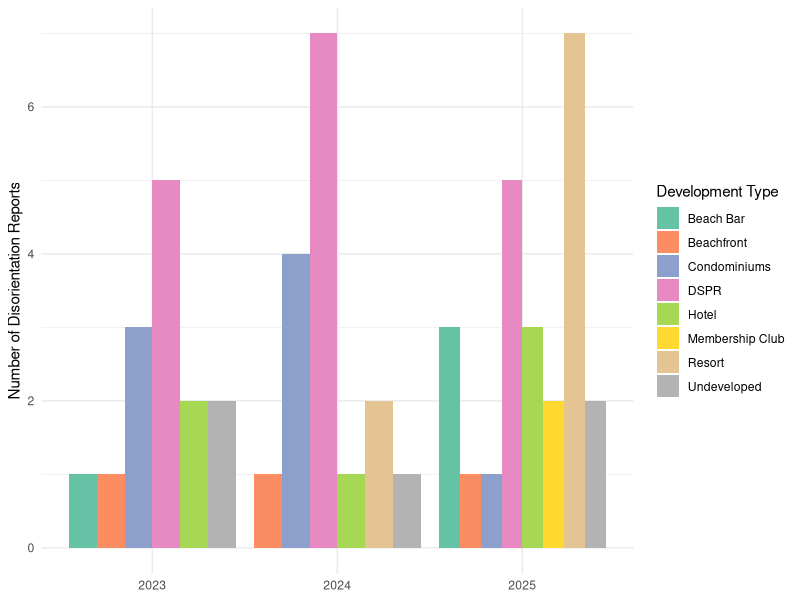
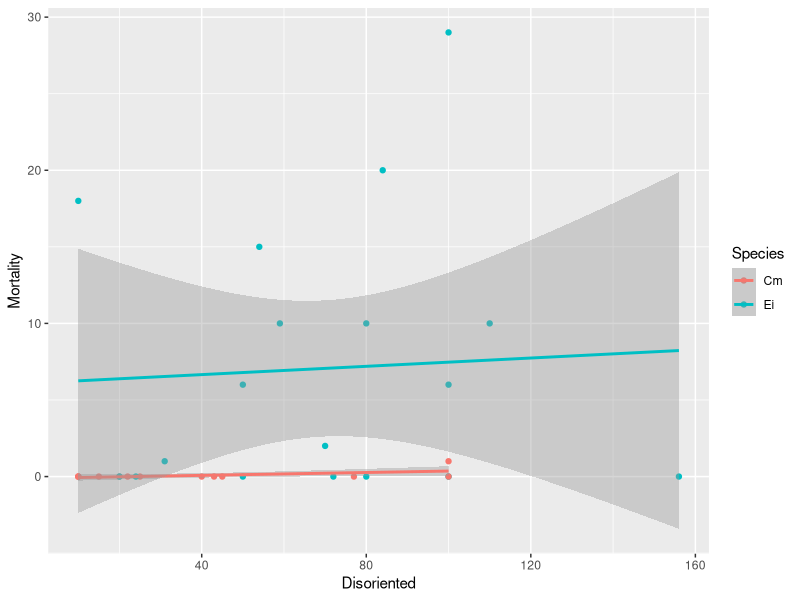
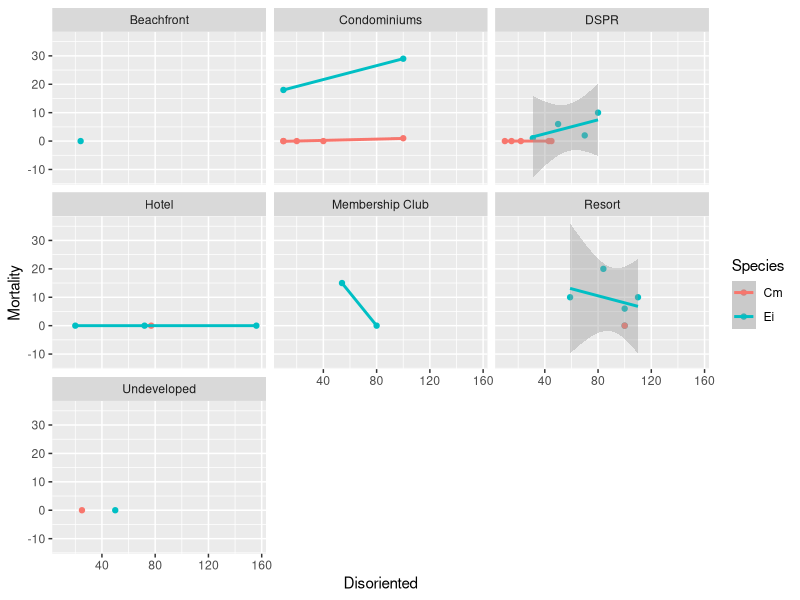
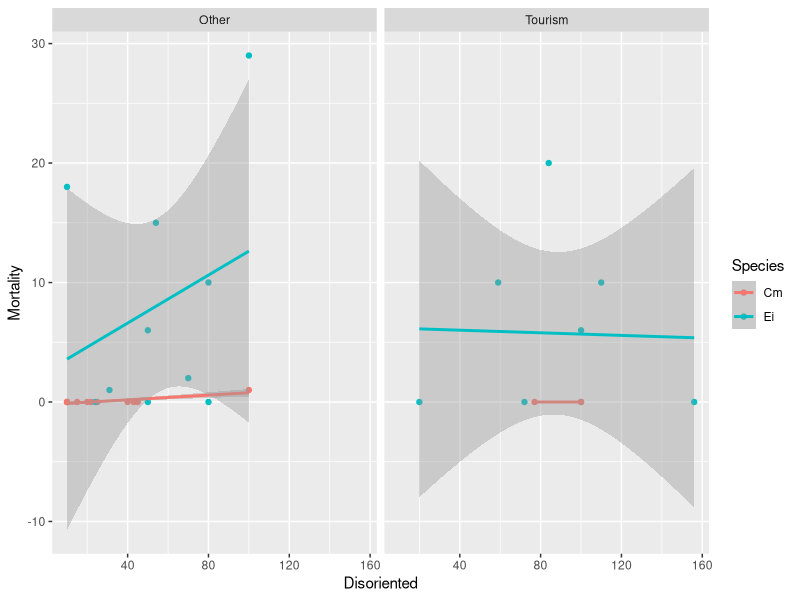
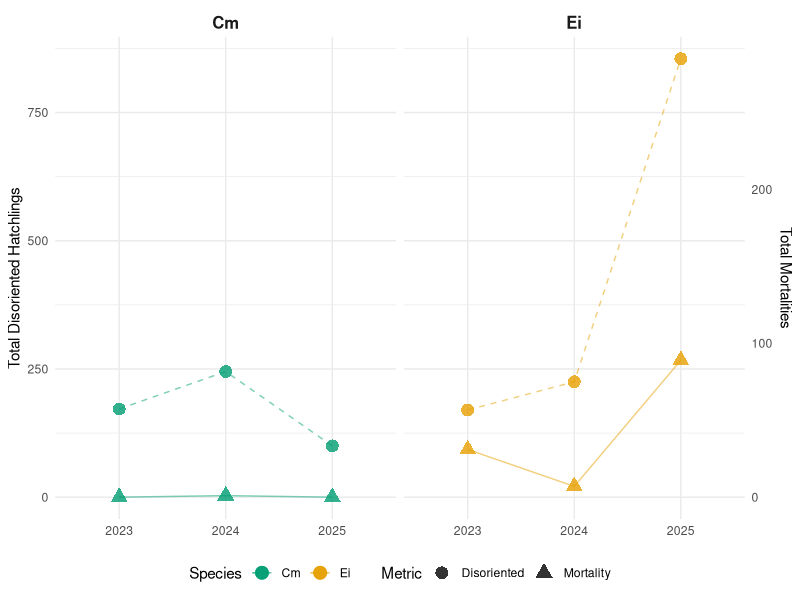

Write R code to recreate these figures, in order.

# Load libraries
library(tidyverse)
library(ggplot2)
library(dplyr)
library(tidyr)


# Set working directory

setwd("C:\\Users\\romin\\Desktop\\My Thesis\\SQM CSVs\\STAR Disorientation Data")

# Create a data name

stx_disorient <- read.csv("STAR_Disorientation Data.csv")

# Organize Property Type

property_type <-stx_disorient%>%
  select(Year, Property.Type)%>%
  filter(Property.Type!="")


### Bar chart that tallies property types across years
# Charts shows that disorientations occur more at DSPR


ggplot(property_type, aes(x = as.factor(Year), fill = Property.Type)) +
  geom_bar(position = "dodge") +
  scale_fill_brewer(palette = "Set2") + #colorblind-safe colors
  labs(
    title = NULL,
    x = NULL,
    y = "Number of Disorientation Reports",
    fill = "Development Type"
  ) +
  theme_minimal()


# Mortality Across Years for Hawksbill and Green Turtle Hatchlings

mortality_years <- stx_disorient %>%
  select(Year, Species, Mortality, Disoriented) %>%
  drop_na(Year, Species, Mortality, Disoriented) %>%
  filter(Year != "", Species != "", Mortality != "", Disoriented != "")

# Cleans up the NA's and UNKs in the rows. 

mortality_clean <- stx_disorient %>%
  select(Year, Species, Mortality, Disoriented, Property.Type, Incident.Documented) %>%
  drop_na(Year, Species, Mortality, Disoriented, Property.Type,  Incident.Documented) %>%
  filter(
    Year != "", Species != "", Mortality != "", Disoriented != "",
    if_all(c(Year, Species, Mortality, Disoriented), ~ !.x %in% c("UNK", "N/A")))%>%
  mutate(Mortality=as.numeric(Mortality), Disoriented=as.numeric(Disoriented),Species=as.factor(Species),Prop=case_when(Property.Type%in% c("Hotel", "Resort")~"Tourism",TRUE~"Other"))


# Line of best fit

ggplot(mortality_clean,aes(x=Disoriented, y=Mortality, color=Species))+
  geom_point()+
  geom_smooth(method = "lm")

# Facet Wrap

ggplot(mortality_clean,aes(x=Disoriented, y=Mortality, color=Species))+
  geom_point()+
  geom_smooth(method = "lm")+
  facet_wrap(~Property.Type)

#New Variable
ggplot(mortality_clean,aes(x=Disoriented, y=Mortality, color=Species))+
  geom_point()+
  geom_smooth(method = "lm")+
  facet_wrap(~Prop)


### Summarize total counts per year and species
dual_axis_data <- mortality_clean %>%
  mutate(
    Mortality = as.numeric(Mortality),
    Disoriented = as.numeric(Disoriented)) %>%
  group_by(Year, Species) %>%
  summarise(
    Total_Mortality = sum(Mortality, na.rm = TRUE),
    Total_Disoriented = sum(Disoriented, na.rm = TRUE),
    .groups = "drop")

# Define our scale multiplier factor
scale_factor <- 3

# Dual Y axis
ggplot(dual_axis_data, aes(x = as.factor(Year), group = Species, color = Species)) +
  geom_point(aes(y = Total_Disoriented, shape = "Disoriented"), size = 4, alpha = 0.8) +
  geom_line(aes(y = Total_Disoriented), linetype = "dashed", alpha = 0.5) +
  geom_point(aes(y = Total_Mortality * scale_factor, shape = "Mortality"), size = 4, alpha = 0.8) +
  geom_line(aes(y = Total_Mortality * scale_factor), linetype = "solid", alpha = 0.5) +
  facet_wrap(~ Species) +
  scale_y_continuous(
    name = "Total Disoriented Hatchlings",
    sec.axis = sec_axis(~ . / scale_factor, name = "Total Mortalities")) +
  scale_color_manual(values = c("Cm" = "#009E73", "Ei" = "#E69F00")) +
  labs(
    title = NULL,
    x = NULL,
    shape = "Metric") +
  theme_minimal() +
  theme(
    strip.text = element_text(face = "bold", size = 12),
    legend.position = "bottom")
